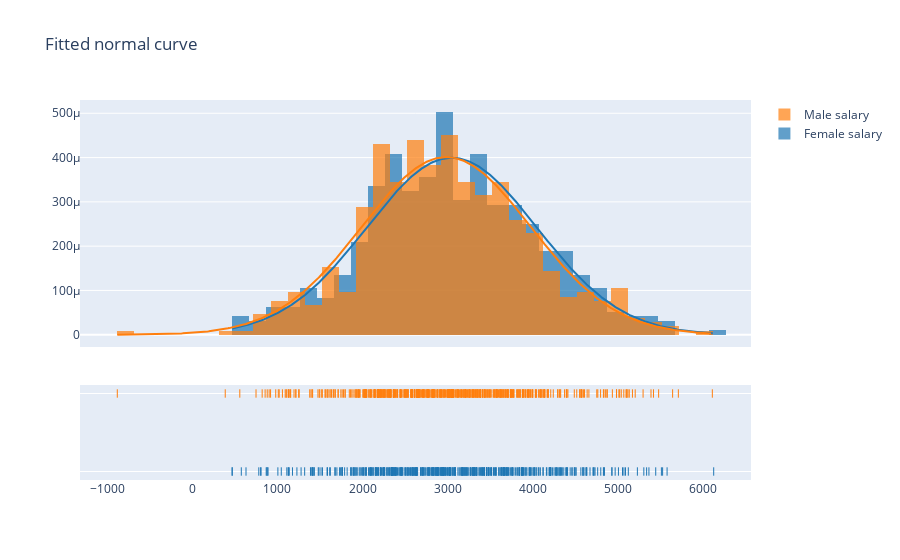

The notebook cell saved with this chart:
### Markdown cell above
## Normal curve

### Code cell
hist_data = [female.Salary.values.tolist(), male.Salary.values.tolist()]
group_labels = ["Female salary", "Male salary"]

fig = ff.create_distplot(hist_data,
                         group_labels,
                         bin_size = [200, 200],
                        curve_type = "normal")

fig.layout.update({"title":"Fitted normal curve"})

# iplot(fig)
pio.show(fig)

### Figure 1 — Plotly figure (JSON) as saved in the notebook; plotly's stock layout.template omitted (floating-point values rounded to 4 significant figures; data arrays with more than 128 entries replaced by an {"elided": "..."} marker saying what was removed)
{"data": [{"histnorm": "probability density", "legendgroup": "Female salary", "marker": {"color": "rgb(31, 119, 180)"}, "name": "Female salary", "opacity": 0.7, "type": "histogram", "x": {"elided": "478 float values"}, "xaxis": "x", "xbins": {"end": 6126.0, "size": 200, "start": 468.1}, "yaxis": "y"}, {"histnorm": "probability density", "legendgroup": "Male salary", "marker": {"color": "rgb(255, 127, 14)"}, "name": "Male salary", "opacity": 0.7, "type": "histogram", "x": {"elided": "522 float values"}, "xaxis": "x", "xbins": {"end": 6110.0, "size": 200, "start": -880.9}, "yaxis": "y"}, {"legendgroup": "Female salary", "marker": {"color": "rgb(31, 119, 180)"}, "mode": "lines", "name": "Female salary", "showlegend": false, "type": "scatter", "x": {"elided": "500 float values"}, "xaxis": "x", "y": {"elided": "500 float values"}, "yaxis": "y"}, {"legendgroup": "Male salary", "marker": {"color": "rgb(255, 127, 14)"}, "mode": "lines", "name": "Male salary", "showlegend": false, "type": "scatter", "x": {"elided": "500 float values"}, "xaxis": "x", "y": {"elided": "500 float values"}, "yaxis": "y"}, {"legendgroup": "Female salary", "marker": {"color": "rgb(31, 119, 180)", "symbol": "line-ns-open"}, "mode": "markers", "name": "Female salary", "showlegend": false, "type": "scatter", "x": {"elided": "478 float values"}, "xaxis": "x", "y": {"elided": "478 str values"}, "yaxis": "y2"}, {"legendgroup": "Male salary", "marker": {"color": "rgb(255, 127, 14)", "symbol": "line-ns-open"}, "mode": "markers", "name": "Male salary", "showlegend": false, "type": "scatter", "x": {"elided": "522 float values"}, "xaxis": "x", "y": {"elided": "522 str values"}, "yaxis": "y2"}], "layout": {"autosize": true, "barmode": "overlay", "hovermode": "closest", "legend": {"traceorder": "reversed"}, "title": {"text": "Fitted normal curve"}, "xaxis": {"anchor": "y2", "autorange": true, "domain": [0, 1], "range": [-1295.0, 6540.0], "type": "linear", "zeroline": false}, "yaxis": {"anchor": "free", "autorange": true, "domain": [0.35, 1], "position": 0, "range": [-2.767e-05, 0.00053], "type": "linear"}, "yaxis2": {"anchor": "x", "autorange": true, "domain": [0, 0.25], "dtick": 1, "range": [-0.1338, 1.134], "showticklabels": false, "type": "category"}}}
